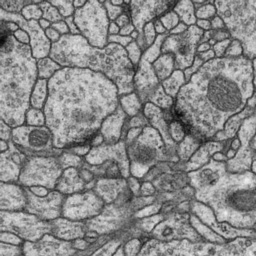
#> input picture data/em/downsampled/images/train-volume00.jpg, 256 x 256 px, found by its file name; its folder holds 4 pictures in this run
$ python downsample.py
#> lines starting #> are read from the running program, lines starting #| are printed output that depends on the picture
import os
import cv2

def downsample(in_fld, out_fld):

#> called with in_fld = 'original/images', out_fld = 'downsampled/images'
    for img_file in os.listdir(in_fld):
        img = cv2.imread(os.path.join(in_fld, img_file), cv2.IMREAD_GRAYSCALE)
#> img is the input picture: shape (256, 256); min 4, max 239, mean 137.2
        img = cv2.pyrDown(img)
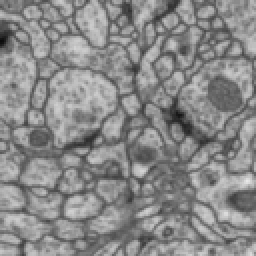
#> img: shape (128, 128) (shown 2 times larger); min 11, max 232, mean 137.2
        cv2.imwrite(os.path.join(out_fld, img_file), img)
#> pass 2 of the loop in downsample, `for img_file in os.listdir(in_fld):`:
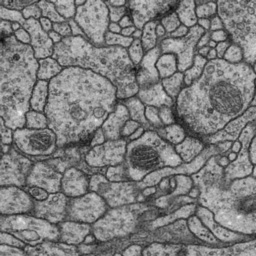
#> input picture data/em/downsampled/images/train-volume01.jpg, 256 x 256 px, found by its file name
#> in downsample, img is the input picture: shape (256, 256); min 11, max 235, mean 124.8
#> in downsample, `img = cv2.pyrDown(img)`:
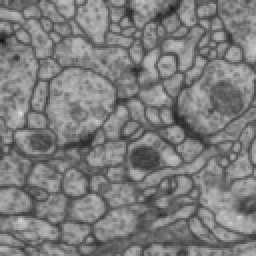
#> img: shape (128, 128) (shown 2 times larger); min 21, max 221, mean 124.8
#> pass 3 of the loop in downsample, `for img_file in os.listdir(in_fld):`:
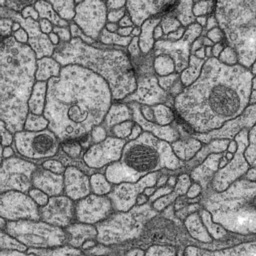
#> input picture data/em/downsampled/images/train-volume02.jpg, 256 x 256 px, found by its file name
#> in downsample, img is the input picture: shape (256, 256); min 9, max 254, mean 135.3
#> in downsample, `img = cv2.pyrDown(img)`:
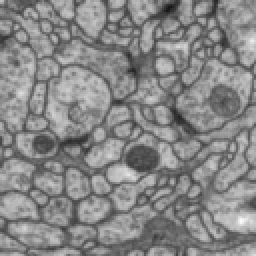
#> img: shape (128, 128) (shown 2 times larger); min 22, max 251, mean 135.3
#> the loop made 4 passes; the first 3 are shown


if __name__ == '__main__':

    downsample('original/images', 'downsampled/images')
    downsample('original/labels', 'downsampled/labels')
#> (the run stopped early here; a loop or call above may not have finished)
